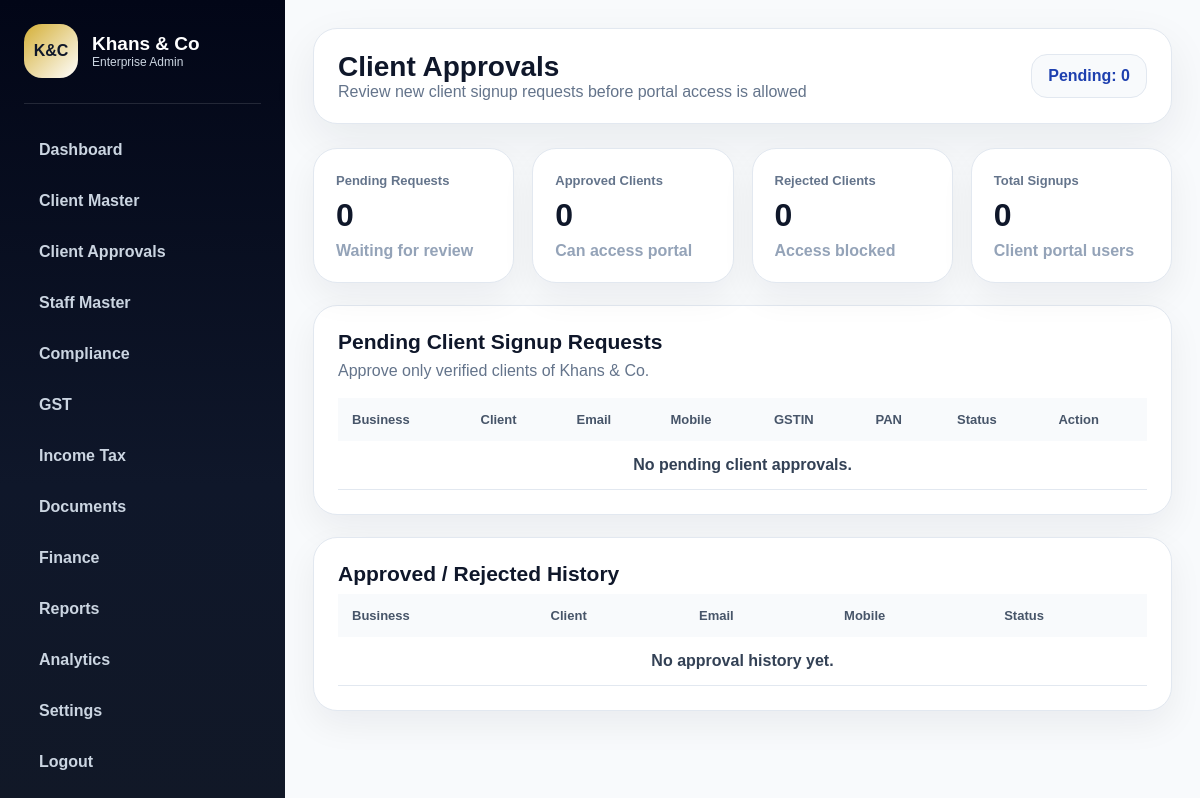
/admin/client-approvals (signed in), run on an earlier commit of the app's database.
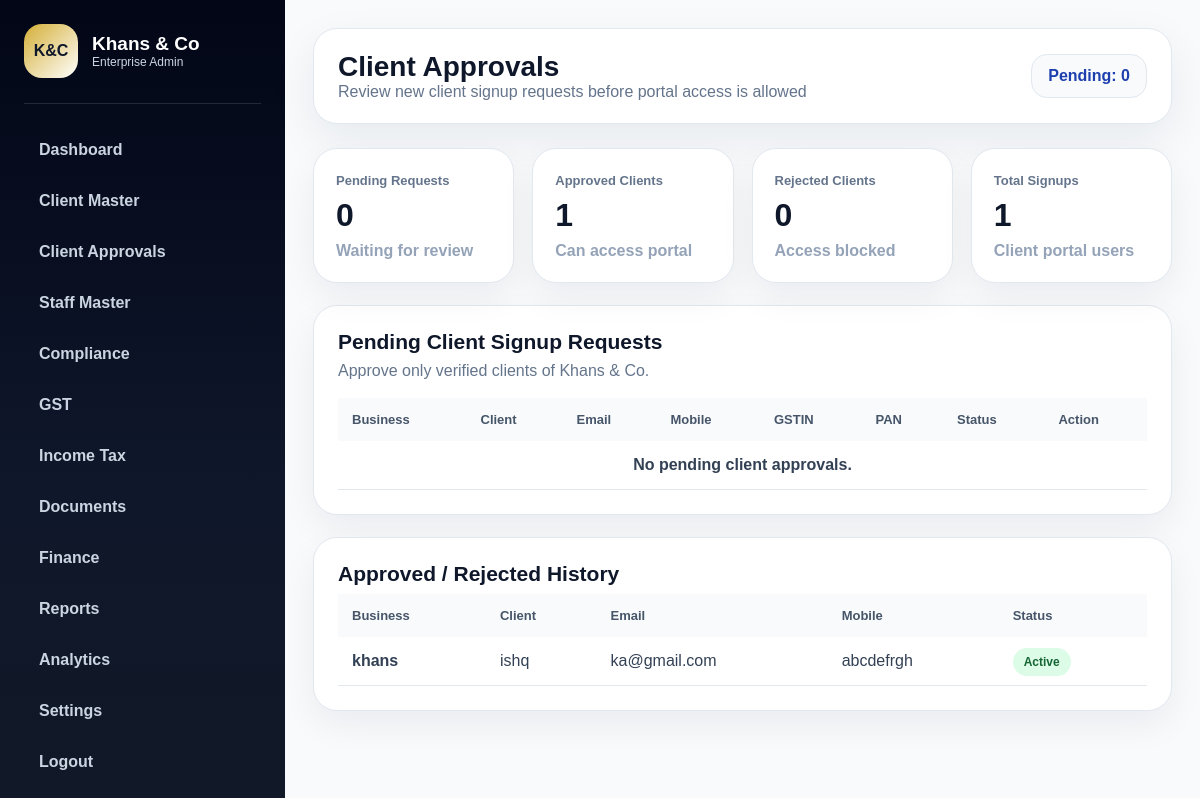
And on a later commit of the database.
### app/database/models.py (models this page shows, shortened)
class User(db.Model):
    __tablename__ = "users"
    id = db.Column(db.Integer, primary_key=True)
    name = db.Column(db.String(120), nullable=False)
    email = db.Column(db.String(150), unique=True, nullable=False, index=True)
    mobile = db.Column(db.String(20), nullable=True)
    password_hash = db.Column(db.String(255), nullable=False)
    role = db.Column(db.String(30), nullable=False, default="client")
    status = db.Column(db.String(30), nullable=False, default="pending")
    business_name = db.Column(db.String(150), nullable=True)
    gstin = db.Column(db.String(20), nullable=True)
    pan = db.Column(db.String(20), nullable=True)
    created_at = db.Column(db.DateTime, default=datetime.utcnow)

### app/admin/approval_routes.py (the view)
@admin_bp.route("/client-approvals")
def client_approvals():
    if not admin_required():
        return redirect(url_for("auth.login"))
    pending_clients = User.query.filter_by(role="client", status="pending").order_by(User.id.desc()).all()
    approved_clients = User.query.filter_by(role="client", status="active").order_by(User.id.desc()).all()
    rejected_clients = User.query.filter_by(role="client", status="rejected").order_by(User.id.desc()).all()
    return render_template(
        "admin/client_approvals.html",
        pending_clients=pending_clients,
        approved_clients=approved_clients,
        rejected_clients=rejected_clients
    )

### app/admin/approval_routes.py (called while the page is built)
def admin_required():
    return session.get("user_role") == "admin"

### app/templates/admin/client_approvals.html (shortened to what this page needs)
{% extends "shared/base.html" %}
{% block body %}
<div class="app-layout">
    {% include "shared/admin_sidebar.html" %}
    <main class="main">
        <header class="topbar">
            <div>
                <h1>Client Approvals</h1>
                <p>Review new client signup requests before portal access is allowed</p>
            </div>
            <div class="profile">Pending: {{ pending_clients|length }}</div>
        </header>
        <section class="metrics">
            <div class="card warning"><span>Pending Requests</span><h2>{{ pending_clients|length }}</h2><p>Waiting for review</p></div>
            <div class="card success"><span>Approved Clients</span><h2>{{ approved_clients|length }}</h2><p>Can access portal</p></div>
            <div class="card danger"><span>Rejected Clients</span><h2>{{ rejected_clients|length }}</h2><p>Access blocked</p></div>
            <div class="card"><span>Total Signups</span><h2>{{ pending_clients|length + approved_clients|length + rejected_clients|length }}</h2><p>Client portal users</p></div>
        </section>
        <section class="panel">
            <h3>Pending Client Signup Requests</h3>
            <p>Approve only verified clients of Khans & Co.</p>
            <div class="table-wrap">
                <table class="enterprise-table">
                    <thead>
                        <tr>
                            <th>Business</th>
                            <th>Client</th>
                            <th>Email</th>
                            <th>Mobile</th>
                            <th>GSTIN</th>
                            <th>PAN</th>
                            <th>Status</th>
                            <th>Action</th>
                        </tr>
                    </thead>
                    <tbody>
                        {% for user in pending_clients %}
                        <tr>
                            <td><strong>{{ user.business_name or "-" }}</strong></td>
                            <td>{{ user.name }}</td>
                            <td>{{ user.email }}</td>
                            <td>{{ user.mobile or "-" }}</td>
                            <td>{{ user.gstin or "-" }}</td>
                            <td>{{ user.pan or "-" }}</td>
                            <td><span class="badge pending">Pending</span></td>
                            <td>
                                <div class="action-links">
                                    <form method="POST" action="{{ url_for('admin.approve_client', user_id=user.id) }}">
                                        <button type="submit" class="approve-btn">Approve</button>
                                    </form>
                                    <form method="POST" action="{{ url_for('admin.reject_client', user_id=user.id) }}" onsubmit="return confirm('Reject this client signup?');">
                                        <button type="submit">Reject</button>
                                    </form>
                                </div>
                            </td>
                        </tr>
                        {% else %}
                        <tr>
                            <td colspan="8" class="empty">No pending client approvals.</td>
                        </tr>
                        {% endfor %}
                    </tbody>
                </table>
            </div>
        </section>
        <section class="panel approval-history">
            <h3>Approved / Rejected History</h3>
            <div class="table-wrap">
                <table class="enterprise-table">
                    <thead>
                        <tr>
                            <th>Business</th>
                            <th>Client</th>
                            <th>Email</th>
                            <th>Mobile</th>
                            <th>Status</th>
                        </tr>
                    </thead>
                    <tbody>
                        {% for user in approved_clients + rejected_clients %}
                        <tr>
                            <td><strong>{{ user.business_name or "-" }}</strong></td>
                            <td>{{ user.name }}</td>
                            <td>{{ user.email }}</td>
                            <td>{{ user.mobile or "-" }}</td>
                            <td><span class="badge {{ user.status }}">{{ user.status }}</span></td>
                        </tr>
                        {% else %}
                        <tr>
                            <td colspan="5" class="empty">No approval history yet.</td>
                        </tr>
                        {% endfor %}
                    </tbody>
                </table>
            </div>
        </section>
    </main>
</div>
{% endblock %}

### app/templates/shared/base.html (shortened to what this page needs)
<!DOCTYPE html>
<html lang="en">
<head>
    <link rel="stylesheet" href="{{ url_for('static', filename='css/style.css') }}">
</head>
<body>
    {% block body %}{% endblock %}
</body>
</html>

### app/templates/shared/admin_sidebar.html
<aside class="sidebar">
    <div class="side-brand">
        <div class="side-logo">K&C</div>
        <div>
            <h2>Khans & Co</h2>
            <p>Enterprise Admin</p>
        </div>
    </div>
    <nav>
        <a href="{{ url_for('admin.dashboard') }}">Dashboard</a>
        <a href="{{ url_for('admin.clients') }}">Client Master</a>
        <a href="{{ url_for('admin.client_approvals') }}">Client Approvals</a>
        <a href="{{ url_for('admin.staff') }}">Staff Master</a>
        <a href="#">Compliance</a>
        <a href="#">GST</a>
        <a href="#">Income Tax</a>
        <a href="#">Documents</a>
        <a href="#">Finance</a>
        <a href="#">Reports</a>
        <a href="#">Analytics</a>
        <a href="#">Settings</a>
        <a href="{{ url_for('auth.logout') }}">Logout</a>
    </nav>
</aside>

### app/static/css/modules/base.css (style rules this page uses)
* { margin: 0; padding: 0; box-sizing: border-box; }
body { font-family: Arial, Helvetica, sans-serif; background: #f8fafc; color: #0f172a; }
a { text-decoration: none; }
:root { --kc-primary: #0f172a; --kc-blue: #1e40af; --kc-gold: #d4af37; --kc-bg: #f8fafc; --kc-card: #ffffff; --kc-border: #e2e8f0; --kc-muted: #64748b; --kc-success: #16a34a; --kc-warning: #f59e0b; --kc-danger: #dc2626; }

### app/static/css/modules/layout.css (style rules this page uses)
.app-layout { min-height: 100vh; display: flex; background: var(--kc-bg); }
.sidebar { width: 285px; min-height: 100vh; background: linear-gradient(180deg, #020617, #0f172a 60%, #111827); color: white; padding: 24px; }
.side-brand { display: flex; gap: 14px; align-items: center; padding-bottom: 25px; border-bottom: 1px solid rgba(255,255,255,.12); margin-bottom: 24px; }
.side-logo { width: 54px; height: 54px; border-radius: 18px; background: linear-gradient(135deg, var(--kc-gold), #fff); color: var(--kc-primary); display: flex; align-items: center; justify-content: center; font-weight: 900; }
.side-brand h2 { font-size: 19px; }
.side-brand p { font-size: 12px; color: #cbd5e1; }
.sidebar nav { display: grid; gap: 7px; }
.sidebar a { color: #cbd5e1; padding: 13px 15px; border-radius: 14px; font-weight: 700; }
.main { flex: 1; padding: 28px; }
.topbar { background: white; border: 1px solid var(--kc-border); border-radius: 24px; padding: 22px 24px; display: flex; justify-content: space-between; align-items: center; box-shadow: 0 16px 45px rgba(15,23,42,.07); margin-bottom: 24px; }
.topbar h1 { font-size: 28px; }
.topbar p { color: var(--kc-muted); }
.profile { background: #f8fafc; border: 1px solid var(--kc-border); padding: 12px 16px; border-radius: 16px; font-weight: 800; color: var(--kc-blue); }

### app/static/css/modules/dashboard.css (style rules this page uses)
.metrics { display: grid; grid-template-columns: repeat(4, 1fr); gap: 18px; margin-bottom: 22px; }
.card { background: white; border: 1px solid var(--kc-border); border-radius: 24px; padding: 22px; box-shadow: 0 14px 35px rgba(15,23,42,.06); }
.card span { color: var(--kc-muted); font-weight: 800; font-size: 13px; }
.card h2 { font-size: 32px; margin: 8px 0; }
.card p { color: #94a3b8; font-weight: 600; }
.panel { background: white; border: 1px solid var(--kc-border); border-radius: 24px; padding: 24px; box-shadow: 0 14px 35px rgba(15,23,42,.06); }
.panel h3 { font-size: 21px; margin-bottom: 8px; }
.panel p { color: var(--kc-muted); margin-bottom: 18px; }

### app/static/css/modules/tables.css (style rules this page uses)
.table-wrap { overflow-x: auto; }
.enterprise-table { width: 100%; border-collapse: collapse; }
.enterprise-table th { text-align: left; background: #f8fafc; color: #475569; font-size: 13px; padding: 14px; }
.enterprise-table td { padding: 15px 14px; border-bottom: 1px solid var(--kc-border); color: #334155; }
.empty { text-align: center; color: var(--kc-muted); font-weight: 700; }

### app/static/css/modules/components.css (style rules this page uses)
.badge { padding: 7px 11px; border-radius: 999px; font-size: 12px; font-weight: 900; text-transform: capitalize; }
.badge.active { background: #dcfce7; color: #166534; }
.approval-history { margin-top: 22px; }

What changed in the data, as far as the page shows it:
added User: business_name "khans", name "ishq", email "ka@gmail.com", mobile "abcdefrgh", status "Active"
Also different on the page:
{{ approved_clients|length }}: "0" → "1"
text no longer shown: "0 No approval history yet."
text now shown: "1"
